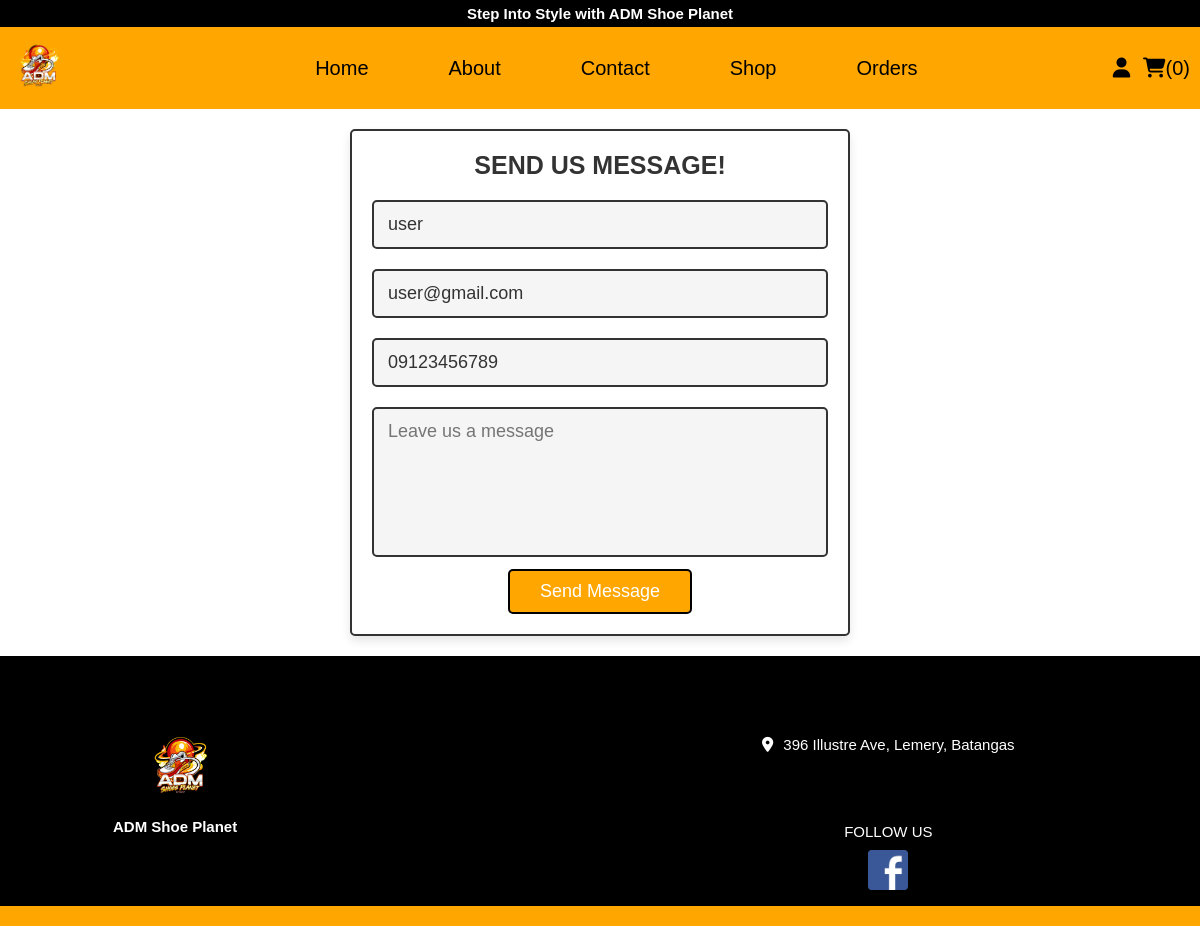
The page /contact.php (signed in) on the database its author committed.
### tables this page shows
CREATE TABLE `customer` (
  `id` int(255) NOT NULL,
  `name` varchar(100) NOT NULL,
  `email` varchar(100) NOT NULL,
  `contact_num` varchar(11) NOT NULL,
  `password` varchar(100) NOT NULL,
  `user_type` varchar(20) NOT NULL DEFAULT 'user'
);

### contact.php (the view, shortened to what this page needs)
<?php
include("config.php");
$user_id = $_SESSION['user_id'];
?>
<!DOCTYPE html>
<html lang="en">
<head>
    <link rel="stylesheet" href="css/style.css">
</head>
<body>
<?php include("header.php"); ?>
<section class="contact">
<?php
    $select_users = mysqli_query($conn, "SELECT * FROM `customer` WHERE id = '$user_id'") or die('query failed');
    $fetch_user = mysqli_fetch_assoc($select_users);
?>
    <form action="" method="post">
        <h3>send us message!</h3>
        <input type="text" name="name" class="box" value="<?php echo $fetch_user['name']?>">
        <input type="email" name="email" class="box" value="<?php echo $fetch_user['email']?>">
        <input type="number" name="number" class="box" oninput="contact(this)" value="<?php echo $fetch_user['contact_num']?>">
        <textarea name="message" class="box" placeholder="Leave us a message" required cols="30" rows="10"></textarea>
        <input type="submit" value="send message" name="send" class="btn">
    </form>
</section>
<?php include("footer.php"); ?>
</body>
</html>

### css/style.css (style rules this page uses)
* { font-family: Tahoma, sans-serif; margin:0; box-sizing: border-box; text-decoration: none; transition:all .2s linear; }
:root { --pink:#e84393; --red:#c0392b; --orange:rgb(255, 166, 0); --black:#333; --white:#fff; --light-color:#666; --light-white:#ccc; --light-bg:#f5f5f5; --border:.2rem solid var(--black); --box-shadow:0 .5rem 1rem rgba(0,0,0,.1); }
html { font-size: 62.5%; overflow-x: hidden; scroll-behavior: smooth; scroll-padding-top: 6.5rem; }
section { padding: 20px 2rem; }
.btn, .delete-btn, .option-btn { display: inline-block; border-radius: .5rem; margin: 0 10px; font-size: 1.8rem; color:var(--white); cursor: pointer; padding:1rem 3rem; text-transform: capitalize; border: 2px solid black; }
.btn { background-color: rgb(255, 166, 0); }
.contact form { max-width: 50rem; background-color: var(--white); border-radius: .5rem; box-shadow: var(--box-shadow); border:var(--border); text-align: center; padding:2rem; margin:0 auto; }
.contact form h3 { font-size: 2.5rem; margin-bottom: 1rem; color:var(--black); text-transform: uppercase; }
.contact form .box { width: 100%; border-radius: .5rem; border:var(--border); margin:1rem 0; padding:1.2rem 1.4rem; font-size: 1.8rem; color:var(--black); background-color: var(--light-bg); }
.contact form textarea { height: 15rem; resize: none; }

### rows shown on the page
customer: name "user", email "user@gmail.com", number "09123456789"

### other values the page prints
$cart_num_rows "0"
